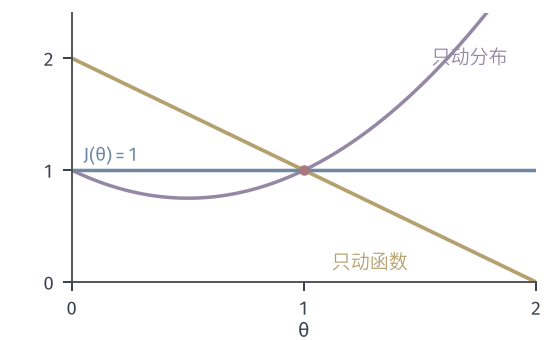

Here is the Python script that generated this plot:
from pathlib import Path
import sys
HERE = Path(__file__).resolve().parent
sys.path.insert(0, str(HERE.parent/"pgrad-common"))
from pgrad_fig import *
# X ~ N(theta,1), f_theta(x) = x^2 - theta x, J(theta) = 1 for all theta.  Around theta0 = 1:
# A(t) = E_{theta0}[f_t(X)] = theta0^2 + 1 - t theta0 (only the function moves), slope -theta0;
# B(t) = E_t[f_{theta0}(X)] = t^2 + 1 - theta0 t (only the distribution moves), slope 2 theta0 - theta0 = theta0.
th0 = 1.0
t = np.linspace(0, 2, 300)
A = th0**2 + 1 - t*th0; B = t**2 + 1 - th0*t; J = np.ones_like(t)
fig, ax = figure(width_mm=78, height_mm=48)
panel(fig, left=.13, right=.97, bottom=.17, top=.96)
ax.plot(t, A, color=YELLOW, lw=1.5); ax.plot(t, B, color=PURPLE, lw=1.4); ax.plot(t, J, color=BLUE, lw=1.4)
dot(ax, th0, 1.0)
lab(ax, 1.12, .12, '只动函数', YELLOW); lab(ax, 1.55, 1.95, '只动分布', PURPLE); lab(ax, .05, 1.08, r'$J(\theta)=1$', BLUE)
ax.set_xlim(0, 2); ax.set_ylim(0, 2.4); ax.set_xticks([0, 1, 2]); ax.set_yticks([0, 1, 2])
axlab(ax, r'$\theta$')
save(fig, HERE, 'figure', {'slope_function_only': -th0, 'slope_distribution_only': th0, 'slope_total': 0.0})
